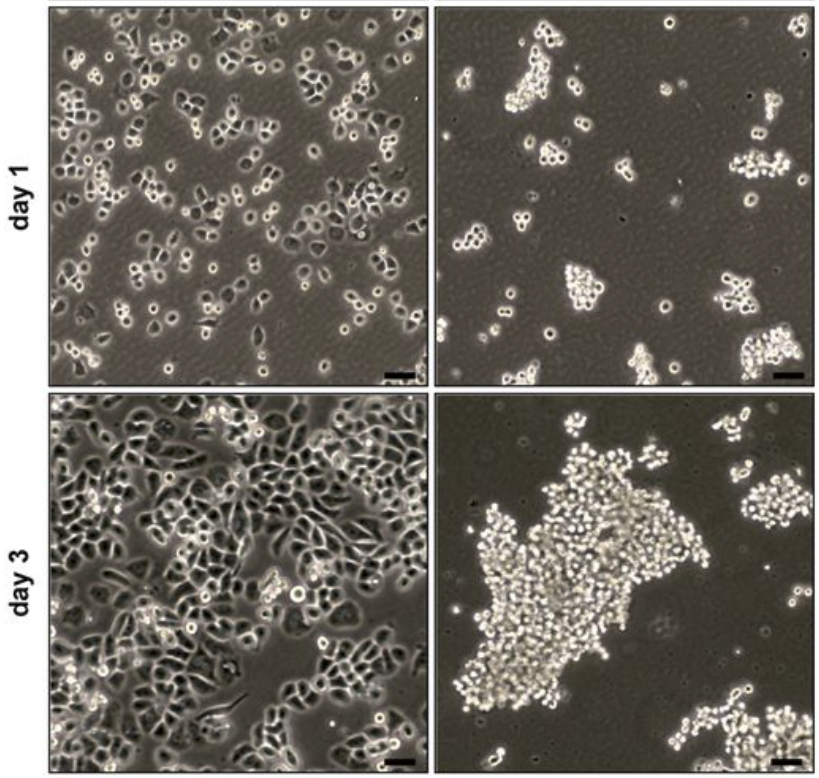
#> input picture MDA-MB-468/Screen Shot 2020-03-23 at 3.54.15 PM.png, 819 x 778 px; its folder holds only this picture in this run
$ python aug2.py
#> lines starting #> are read from the running program, lines starting #| are printed output that depends on the picture
import random, os
from scipy import ndarray
import skimage as sk
from skimage import transform
from skimage import util
from skimage import io

def random_rotation(image_array: ndarray):
    # pick a random degree of rotation between 25% on the left and 25% on the right
    random_degree = random.uniform(-25, 25)
    return sk.transform.rotate(image_array, random_degree)

def random_noise(image_array: ndarray):
    # add random noise to the image
    return sk.util.random_noise(image_array)


if __name__=="__main__":
	noise_count = 0
	rot_count = 0
	direc = '../MDA-MB-468'

	for filename in os.listdir(direc):
		if filename.endswith(".png") or filename.endswith(".jpg"):
			im = sk.io.imread(direc+'/'+filename)
#> im is the input picture: shape (778, 819, 4); mean R, G, B, A 111.5, 107, 99.1, 255

			if noise_count <  24:
				transformed_img = random_noise(im)
#> in random_noise, `return sk.util.random_noise(image_array)`:
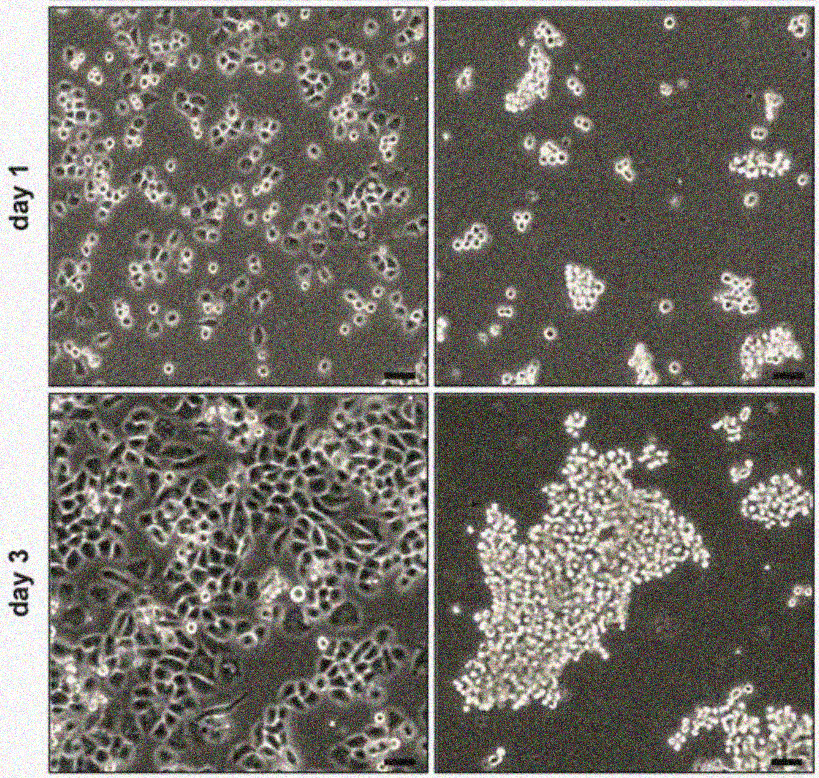
#> returned value: shape (778, 819, 4) float64; mean of channels 0, 1, 2, 3 0.434, 0.417, 0.386, 0.96; transparent parts drawn white
				path = direc+'/MDA_nois(%s)_rot(%s).png'%(noise_count, rot_count)
#> (the run stopped early here; a loop or call above may not have finished)

$ run again, on MDA-MB-468/Screen Shot 2020-03-23 at 4.11.30 PM.png
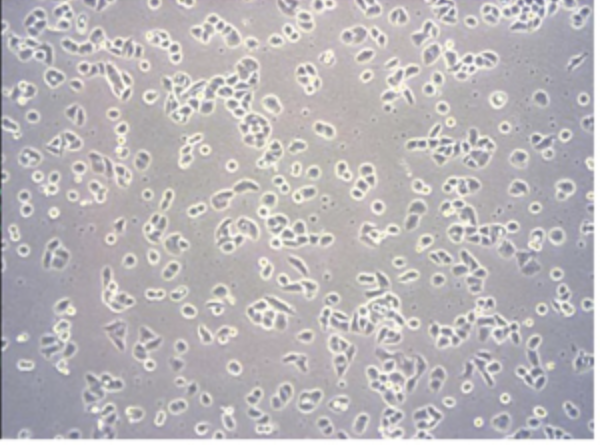
#> input picture MDA-MB-468/Screen Shot 2020-03-23 at 4.11.30 PM.png, 600 x 447 px
#> im is the input picture: shape (447, 600, 4); mean R, G, B, A 184.1, 180.4, 183.4, 255
#> in random_noise, `return sk.util.random_noise(image_array)`:
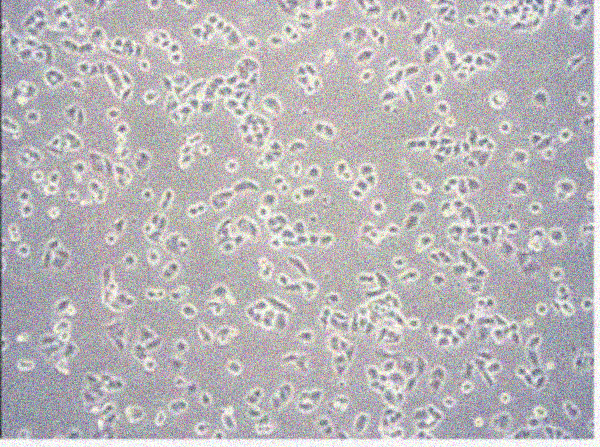
#> returned value: shape (447, 600, 4) float64; mean of channels 0, 1, 2, 3 0.72, 0.705, 0.718, 0.96; transparent parts drawn white

$ run again, on MDA-MB-468/Screen Shot 2020-03-23 at 4.13.34 PM.png
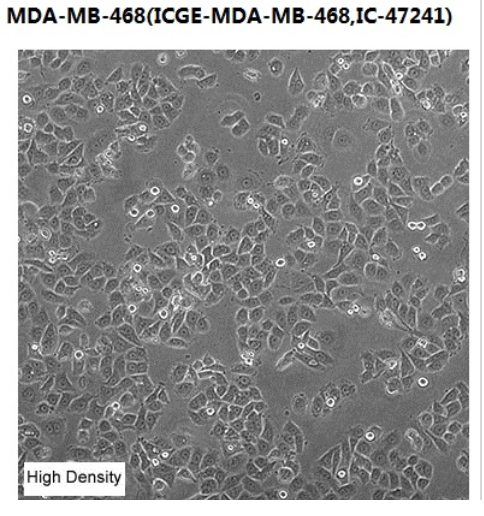
#> input picture MDA-MB-468/Screen Shot 2020-03-23 at 4.13.34 PM.png, 484 x 516 px
#> im is the input picture: shape (516, 484, 4); mean R, G, B, A 143.8, 143.8, 143.7, 255
#> in random_noise, `return sk.util.random_noise(image_array)`:
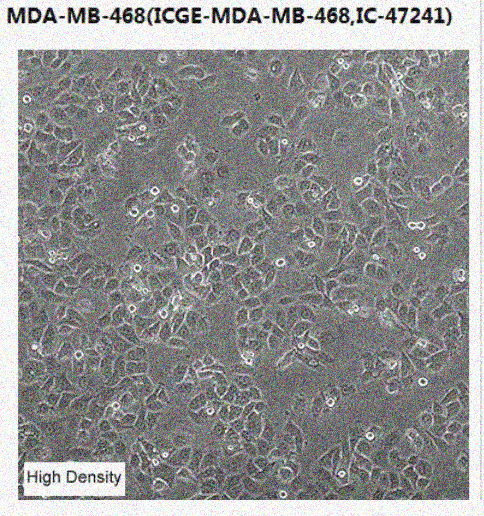
#> returned value: shape (516, 484, 4) float64; mean of channels 0, 1, 2, 3 0.557, 0.557, 0.557, 0.96; transparent parts drawn white

$ run again, on MDA-MB-468/Screen Shot 2020-03-23 at 4.22.47 PM.png
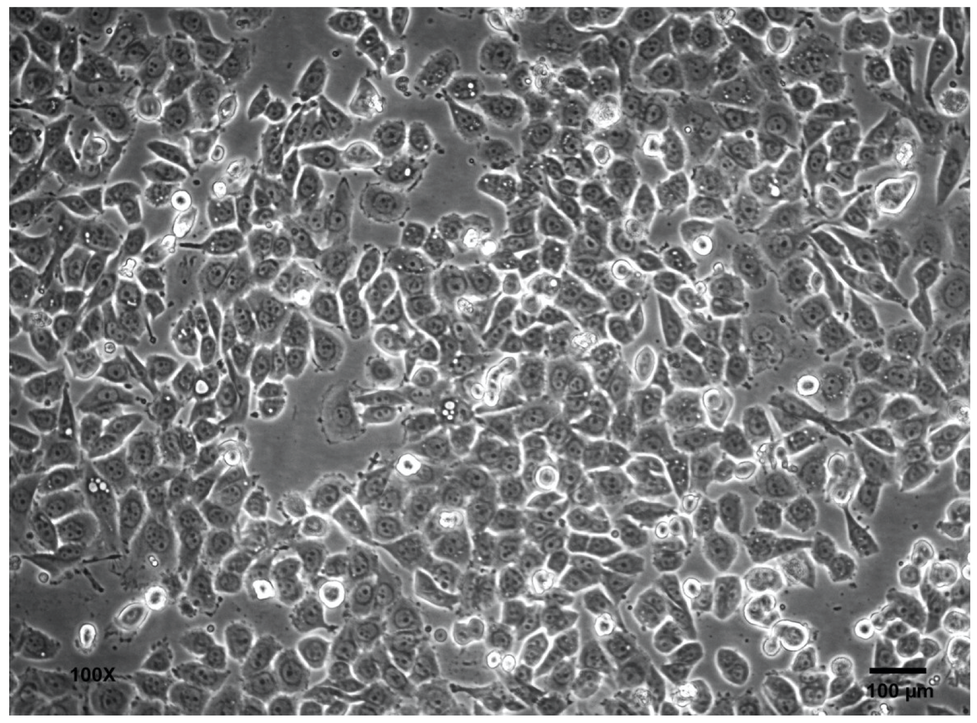
#> input picture MDA-MB-468/Screen Shot 2020-03-23 at 4.22.47 PM.png, 977 x 723 px, shrunk from 1699 x 1257 before the run
#> im is the input picture: shape (723, 977, 4); mean R, G, B, A 124.1, 124.9, 125.8, 255
#> in random_noise, `return sk.util.random_noise(image_array)`:
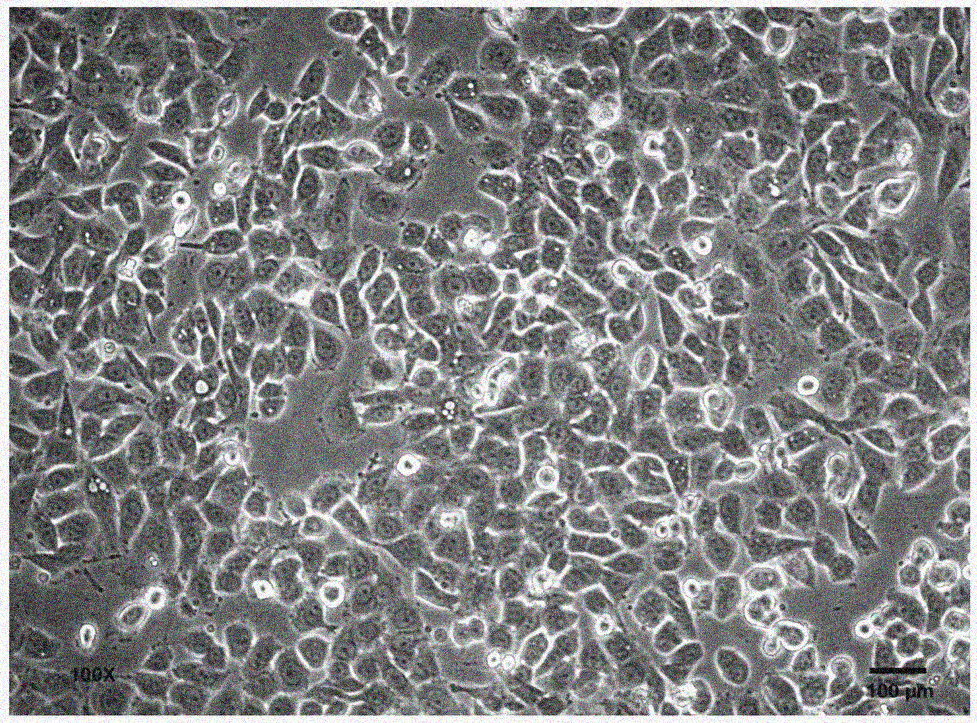
#> returned value: shape (723, 977, 4) float64; mean of channels 0, 1, 2, 3 0.485, 0.487, 0.491, 0.96; transparent parts drawn white

$ run again, on MDA-MB-468/Screen Shot 2020-03-23 at 3.58.21 PM.png
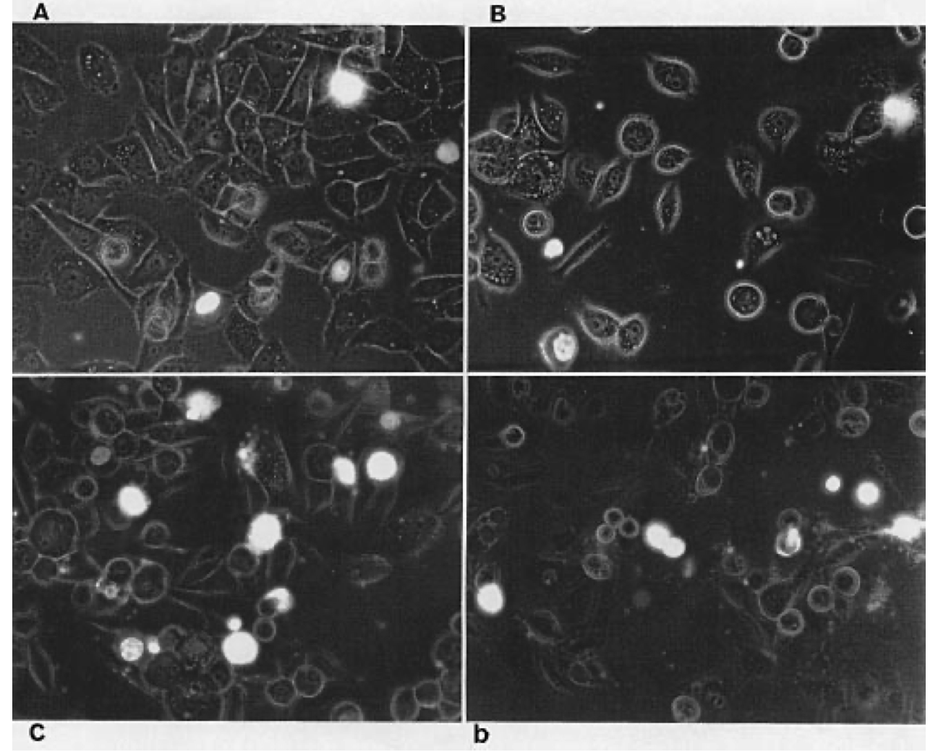
#> input picture MDA-MB-468/Screen Shot 2020-03-23 at 3.58.21 PM.png, 938 x 752 px, shrunk from 1297 x 1040 before the run
#> im is the input picture: shape (752, 938, 4); mean R, G, B, A 71.9, 71.9, 71.9, 255
#> in random_noise, `return sk.util.random_noise(image_array)`:
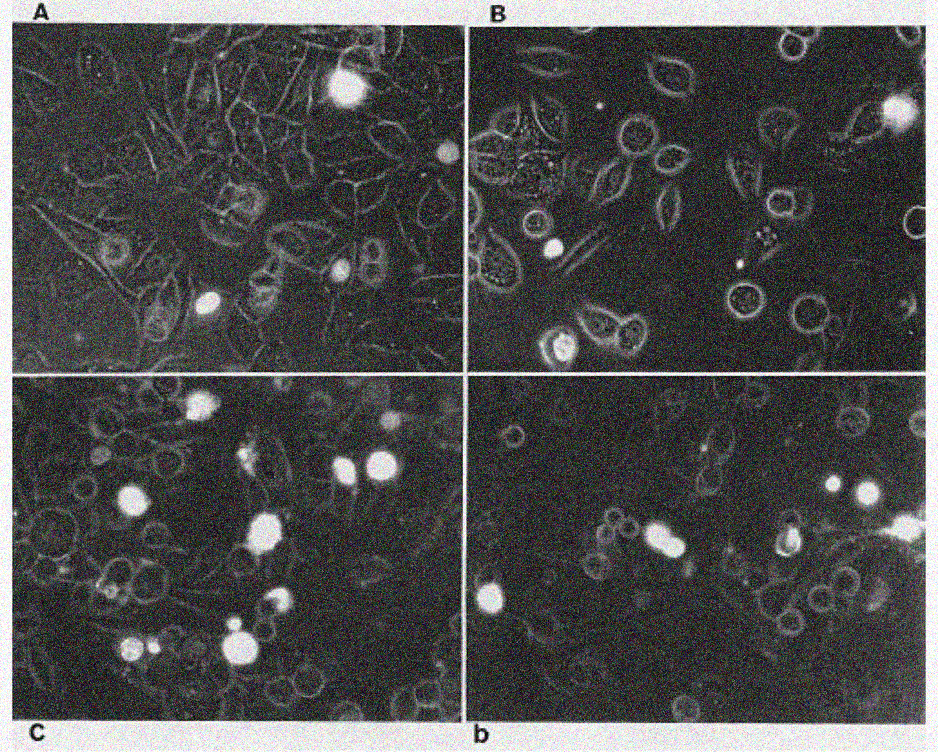
#> returned value: shape (752, 938, 4) float64; mean of channels 0, 1, 2, 3 0.282, 0.282, 0.282, 0.96; transparent parts drawn white
